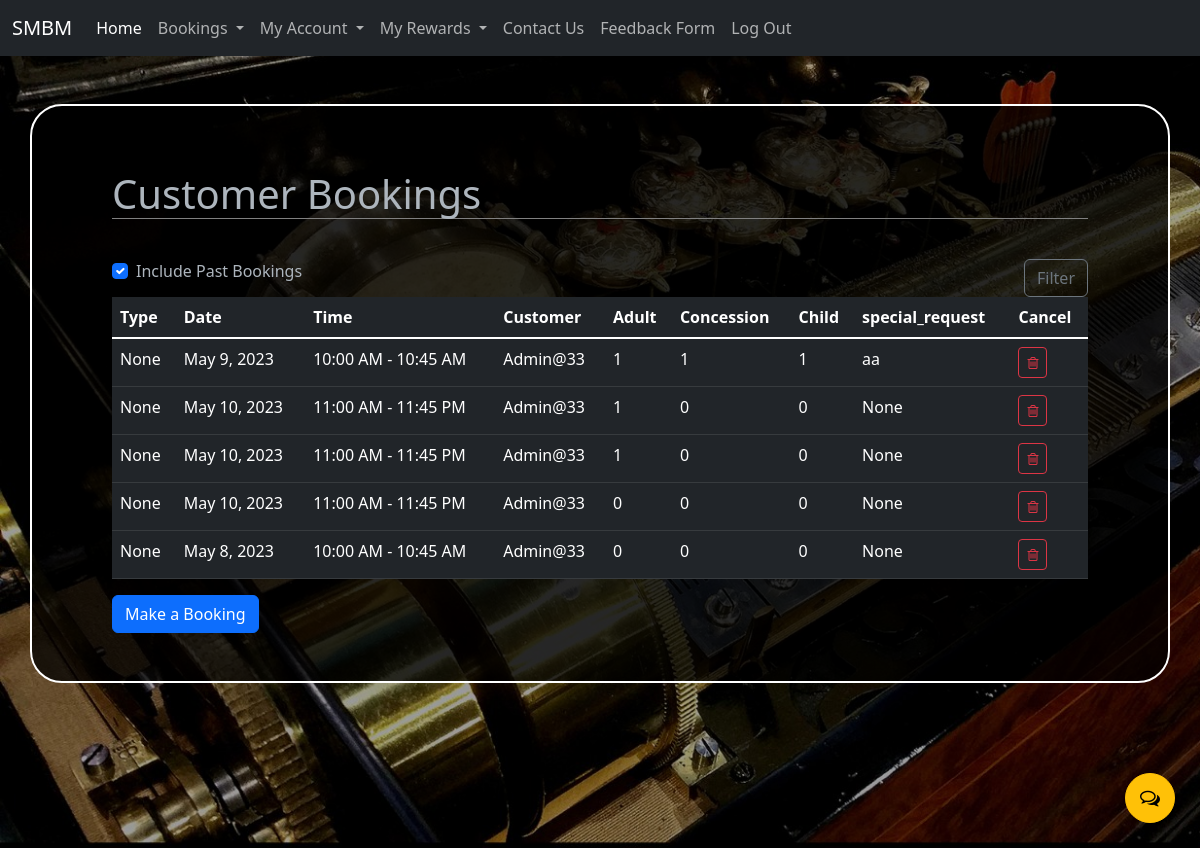
The app's page /managebooking/ (signed in) with its own data.
### SMBM_APP/models.py (models this page shows)
class Booking(models.Model):
    type = models.CharField(max_length=20,null=True)
    date = models.DateField(auto_now=False, auto_now_add=False)
    time = models.CharField(max_length=200)
    adult = models.IntegerField()
    concession = models.IntegerField()
    child = models.IntegerField()
    special_request = models.CharField(max_length=300,null=True,blank=True)
    user_id = models.ForeignKey(User,on_delete=models.CASCADE)
    rewards_id = models.ManyToManyField(Rewards,null=True,default=None,blank=True)
    slot_id = models.ForeignKey(Slot,on_delete=models.CASCADE)

### SMBM_APP/views01.py (the view)
# urls.py: path('managebooking/',views01.managebooking,name='managebooking'),
def managebooking(request):
    context = {'data':Booking.objects.all()}
    return render(request,'booking/managebooking.html',context)

### templates/booking/managebooking.html (shortened to what this page needs)
{% extends 'main.html' %}{% load static %}
{% block another_css %}
<link rel= "stylesheet" type= "text/css" href= "{% static 'css/sales.css' %}">
{% endblock another_css %}
{% block context %}
<main>
    <div class="p-5 container bg-black bg-opacity-75 border border-white border-2 rounded-5 overflow-scroll hidescroll my-sm-5"
        id="contentbk">
<h1 class="mainheader">Customer Bookings</h1>
<div class="form-check d-inline-block">
<input class="form-check-input" type="checkbox" id="includepast" checked>
<label class="form-check-label" for="includepast">Include Past Bookings</label>
</div>
<button class="btn btn-outline-secondary float-end" type="button"
data-bs-toggle="collapse" data-bs-target="#filters" aria-expanded="false" aria-controls="filters">
Filter
</button>
<table class="table  table-dark table-hover" >
<thead>
<tr>
    <th>Type</th>
    <th>Date</th>
    <th>Time</th>
    <th>Customer</th>
    <th>Adult</th>
    <th>Concession</th>
    <th>Child</th>
    <th>special_request</th>
    <th>Cancel</th>
</tr>
</thead>
<tbody class="table-group-divider">
    {% for bookings in data %}
    <tr >
        <td>{{bookings.type}}</td>
        <td>{{bookings.date}}</td>
        <td>{{bookings.time}}</td>
        <td>{{user.username}}</td>
        <td>{{bookings.adult}}</td>
        <td>{{bookings.concession}}</td>
        <td>{{bookings.child}}</td>
        <td>{{bookings.special_request}}</td>
        <td>
            <button class="btn btn-outline-danger btn-sm delete"
                    data-link="/bookings/staff2/134">
                <i class="fa fa-trash-o"></i>
            </button>
        </td>
    </tr>
    {% endfor %}
</tbody>
</table>
<a href="{% url 'cusgbooking2' %}" role="button" class="btn btn-primary">Make a Booking</a>
</div>
</main>
</body>
</html>
{% endblock context %}

### static/css/main.css (style rules this page uses)
body { background-image: url("../img/background.jpeg"); background-size: cover; background-attachment: fixed; height: 100vh; }
main { height: calc(100% - 3.5rem); }
@media (min-width: 992px) { #contentbk { padding-left: 5rem !important; padding-right: 5rem !important; } }

### static/css/sales.css (style rules this page uses)
.mainheader { margin-top: 0.4em; border-bottom: 1px solid grey; margin-bottom: 1em; }

### records on screen
Booking: type "None", date "May 9, 2023", time "10:00 AM - 10:45 AM", adult "1", concession "1", child "1", special_request "aa"
Booking: type "None", date "May 10, 2023", time "11:00 AM - 11:45 PM", adult "1", concession "0", child "0", special_request "None"
Booking: type "None", date "May 10, 2023", time "11:00 AM - 11:45 PM", adult "1", concession "0", child "0", special_request "None"
Booking: type "None", date "May 10, 2023", time "11:00 AM - 11:45 PM", adult "0", concession "0", child "0", special_request "None"
Booking: type "None", date "May 8, 2023", time "10:00 AM - 10:45 AM", adult "0", concession "0", child "0", special_request "None"

### other values on screen
{{ user.username }} "Admin@33"
